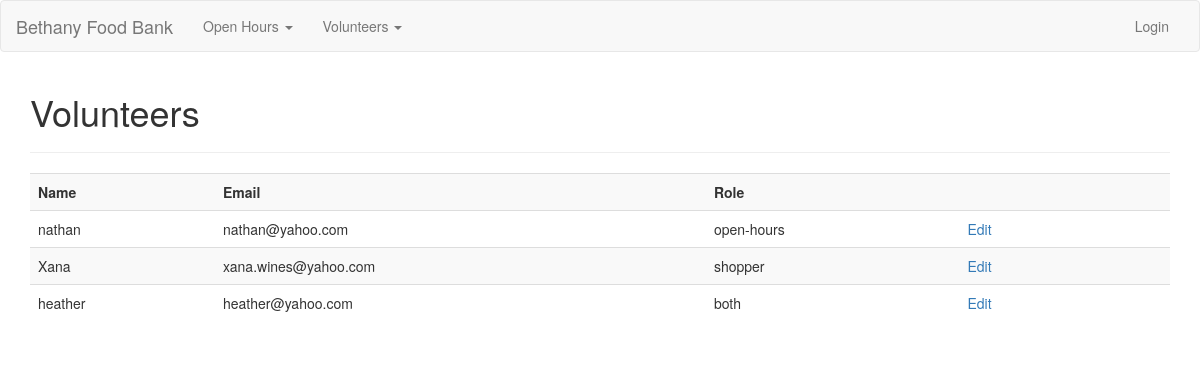
/volunteers/, run on an earlier commit of the app's database.
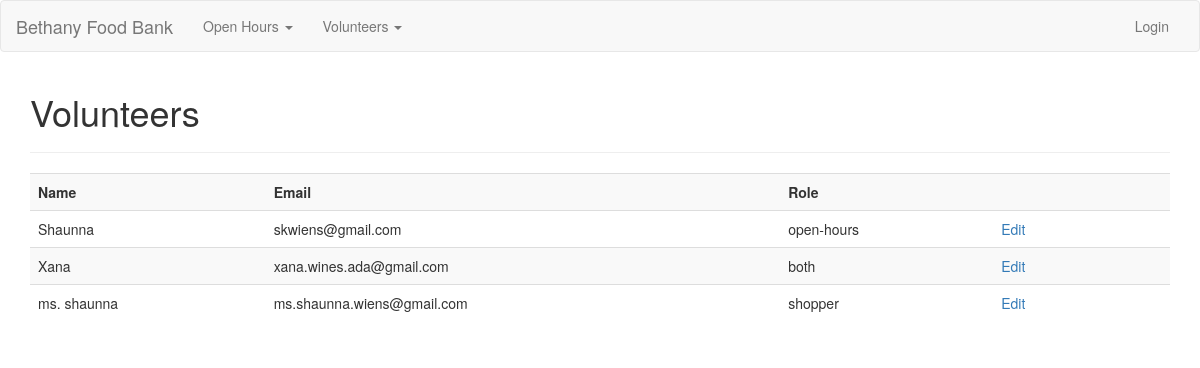
And on a later commit of the database.
### app/models.py (models this page shows, shortened)
class Volunteer(db.Model):
    id = db.Column(db.Integer(), primary_key=True)
    name = db.Column(db.String(100))
    role = db.Column(db.String(50))
    email = db.Column(db.String(255), unique=True, nullable=False)
    openhours = db.relationship('Openhour', secondary=openhour_volunteers, backref='ohvolunteers', lazy='subquery')
    openhour_shoppers = db.relationship('Openhour', secondary=openhour_shoppers, backref='ohshoppers', lazy='subquery')
    notes = db.relationship('Note', backref='openhour', lazy=True)

### app/volunteers/views.py (the view)
@volunteers_blueprint.route('/')
def volunteers():
    volunteers = Volunteer.query.all()
    if volunteers:
        return render_template('volunteers.html', volunteers=volunteers)
    else:
        msg = 'No Volunteers Found'
        return render_template('volunteers.html', msg=msg)

### app/volunteers/templates/volunteers.html
{% extends 'layout.html' %}
{% block body %}
  <h1>Volunteers</h1>
  <hr>
  <table class="table table-striped">
    <tr>
      <th>Name</th>
      <th>Email</th>
      <th>Role</th>
      <th></th>
      <th></th>
      <th></th>
    </tr>
    {% for volunteer in volunteers %}
      <tr>
        <td>{{ volunteer.name }}</td>
        <td>{{ volunteer.email }}</td>
        <td>{{ volunteer.role }}</td>
        <td><a href="{{volunteer.id}}/edit">Edit</a></td>
        <td></td>
        <td></td>
      </tr>
    {% endfor %}
  </table>
{% endblock %}

### app/templates/layout.html (shortened to what this page needs)
<!DOCTYPE html>
<html>
  <head>
    <link rel="stylesheet" href="https://maxcdn.bootstrapcdn.com/bootstrap/3.3.7/css/bootstrap.min.css"/>
  </head>
  <body>
    {% include 'includes/_navbar.html' %}
    <div class="container">
      {% block body %}{% endblock %}
    </div>
  </body>
</html>

### app/templates/includes/_navbar.html (shortened to what this page needs)
<nav class="navbar navbar-default">
  <div class="container-fluid">
    <div class="navbar-header">
      <a class="navbar-brand" href="/">Bethany Food Bank</a>
    </div>
    <div class="collapse navbar-collapse" id="myNavbar">
      <ul class="nav navbar-nav">
        <li class="dropdown">
          <a class="dropdown-toggle" data-toggle="dropdown" href="#">Open Hours <span class="caret"></span></a>
        </li>
        <li class="dropdown">
          <a class="dropdown-toggle" data-toggle="dropdown" href="#">Volunteers <span class="caret"></span></a>
        </li>
      </ul>
      <ul class="nav navbar-nav navbar-right">
        {% if session.user %}
          <li><a href="/logout">Logout</a></li>
        {% else %}
          <li><a href="/user_login">Login</a></li>
        {% endif %}
      </ul>
    </div>
  </div>
</nav>

What changed in the data, as far as the page shows it:
removed Volunteer: name "heather", email "heather@yahoo.com", role "both"
changed Volunteer "open-hours": name "nathan" → "Shaunna"; email "nathan@yahoo.com" → "skwiens@gmail.com"
changed Volunteer "Xana": email "xana.wines@yahoo.com" → "xana.wines.ada@gmail.com"; role "shopper" → "both"
added Volunteer: name "ms. shaunna", email "ms.shaunna.wiens@gmail.com", role "shopper"
